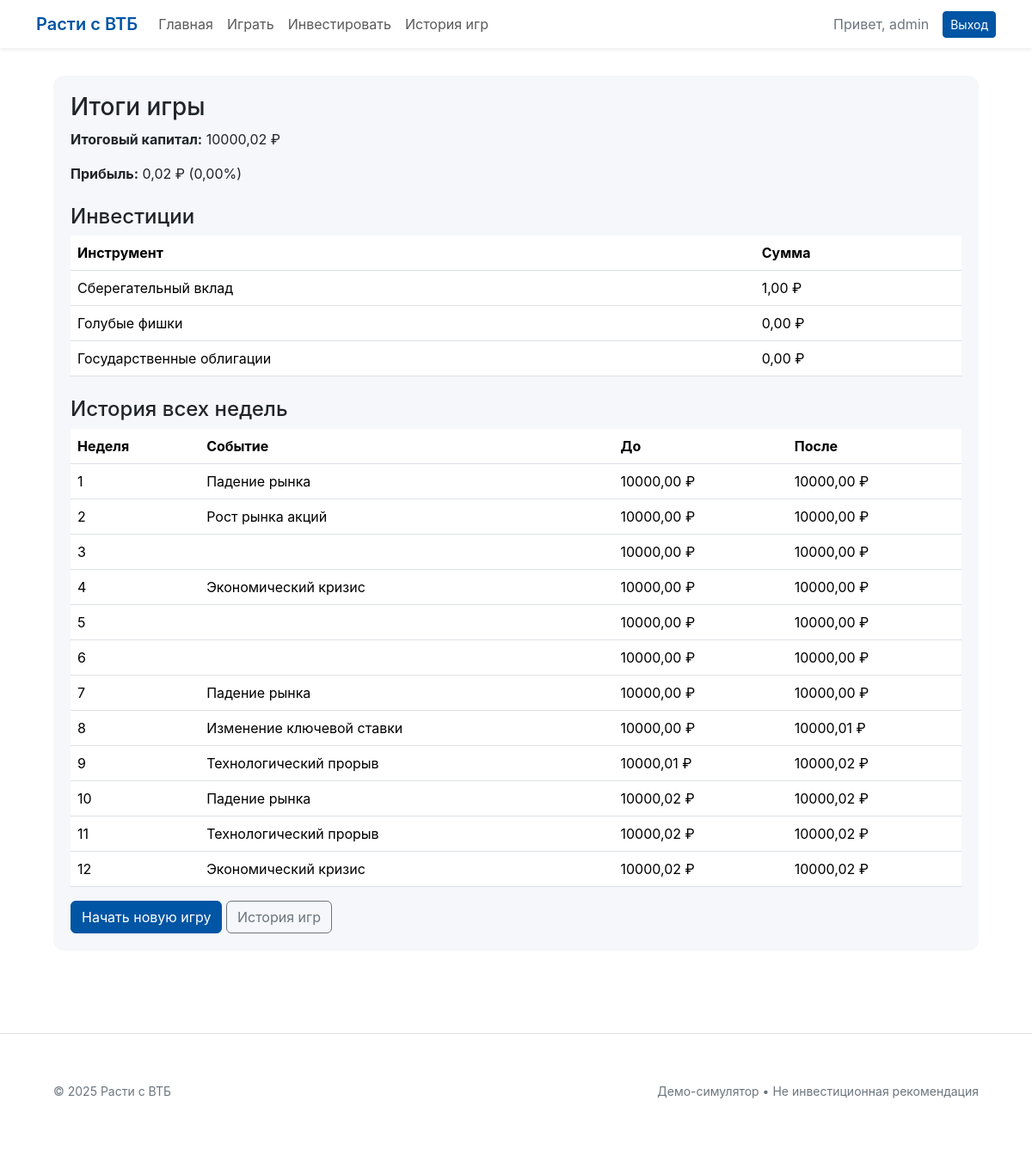
/game/results/ (signed in), run on the app's committed database.
### game/models.py (models this page shows, shortened)
class GameSession(models.Model):
    user = models.ForeignKey(User, on_delete=models.CASCADE, verbose_name='Пользователь')
    current_week = models.IntegerField(default=1, verbose_name='Текущая неделя')
    total_weeks = models.IntegerField(default=12, verbose_name='Всего недель')
    initial_capital = models.DecimalField(max_digits=12, decimal_places=2, default=10000, verbose_name='Начальный капитал')
    current_capital = models.DecimalField(max_digits=12, decimal_places=2, default=10000, verbose_name='Текущий капитал')
    is_finished = models.BooleanField(default=False, verbose_name='Завершена')
    created_at = models.DateTimeField(auto_now_add=True, verbose_name='Создана')
    finished_at = models.DateTimeField(null=True, blank=True, verbose_name='Завершена')

class Investment(models.Model):
    game_session = models.ForeignKey(GameSession, on_delete=models.CASCADE, related_name='investments')
    instrument = models.ForeignKey(InvestmentInstrument, on_delete=models.CASCADE, verbose_name='Инструмент')
    amount = models.DecimalField(max_digits=12, decimal_places=2, verbose_name='Сумма инвестиции')

class InvestmentInstrument(models.Model):
    INSTRUMENT_TYPES = [
        ('deposit', 'Банковский вклад'),
        ('stocks', 'Акции'),
        ('bonds', 'Облигации'),
    ]
    name = models.CharField(max_length=100, verbose_name='Название')
    instrument_type = models.CharField(max_length=20, choices=INSTRUMENT_TYPES, verbose_name='Тип инструмента')
    base_return = models.DecimalField(max_digits=5, decimal_places=2, verbose_name='Базовая доходность (%)')
    risk_level = models.IntegerField(choices=[(1, 'Низкий'), (2, 'Средний'), (3, 'Высокий')], verbose_name='Уровень риска')
    description = models.TextField(verbose_name='Описание')

class GameTurn(models.Model):
    game_session = models.ForeignKey(GameSession, on_delete=models.CASCADE, related_name='turns')
    week_number = models.IntegerField(verbose_name='Номер недели')
    event = models.ForeignKey(MarketEvent, on_delete=models.SET_NULL, null=True, blank=True, verbose_name='Событие')
    capital_before = models.DecimalField(max_digits=12, decimal_places=2, verbose_name='Капитал до')
    capital_after = models.DecimalField(max_digits=12, decimal_places=2, verbose_name='Капитал после')
    created_at = models.DateTimeField(auto_now_add=True, verbose_name='Создан')

class MarketEvent(models.Model):
    EVENT_TYPES = [
        ('positive', 'Положительное'),
        ('negative', 'Отрицательное'),
        ('neutral', 'Нейтральное'),
    ]
    name = models.CharField(max_length=200, verbose_name='Название события')
    event_type = models.CharField(max_length=20, choices=EVENT_TYPES, verbose_name='Тип события')
    description = models.TextField(verbose_name='Описание')
    affected_instruments = models.ManyToManyField(InvestmentInstrument, verbose_name='Затронутые инструменты')
    return_modifier = models.DecimalField(max_digits=5, decimal_places=2, verbose_name='Модификатор доходности (%)')

### game/views.py (the view)
# urls.py: path('results/', views.results_view, name='results'),
@login_required
def results_view(request):
    game_session = GameSession.objects.filter(
        user=request.user,
        is_finished=True
    ).order_by('-finished_at').first()
    if not game_session:
        messages.error(request, "Нет завершённых игр.")
        return redirect('game:game')
    total_profit = game_session.current_capital - game_session.initial_capital
    profit_percentage = (total_profit / game_session.initial_capital) * 100
    context = {
        'game_session': game_session,
        'total_profit': total_profit,
        'profit_percentage': profit_percentage,
        'investments': game_session.investments.all(),
        'turns': game_session.turns.all().order_by('week_number'),
    }
    return render(request, 'game/result.html', context)

### game/templates/game/result.html (shortened to what this page needs)
{% extends 'base.html' %}
{% block content %}
<div class="custom-card">
  <h3>Итоги игры</h3>
  <p><strong>Итоговый капитал:</strong> {{ game_session.current_capital }} ₽</p>
  <p><strong>Прибыль:</strong> {{ total_profit }} ₽ ({{ profit_percentage|floatformat:2 }}%)</p>
  <h4 class="mt-4">Инвестиции</h4>
  <table class="table">
    <thead><tr><th>Инструмент</th><th>Сумма</th></tr></thead>
    <tbody>
      {% for inv in investments %}
      <tr>
        <td>{{ inv.instrument.name }}</td>
        <td>{{ inv.amount }} ₽</td>
      </tr>
      {% endfor %}
    </tbody>
  </table>
  <h4 class="mt-4">История всех недель</h4>
  <table class="table">
    <thead>
      <tr>
        <th>Неделя</th>
        <th>Событие</th>
        <th>До</th>
        <th>После</th>
      </tr>
    </thead>
    <tbody>
      {% for t in turns %}
      <tr>
        <td>{{ t.week_number }}</td>
        <td>{{ t.event.name }}</td>
        <td>{{ t.capital_before }} ₽</td>
        <td>{{ t.capital_after }} ₽</td>
      </tr>
      {% endfor %}
    </tbody>
  </table>
  <a href="{% url 'game:new_game' %}" class="btn vtb-btn">Начать новую игру</a>
  <a href="{% url 'game:history' %}" class="btn btn-outline-secondary">История игр</a>
</div>
{% endblock %}

### game/templates/base.html (shortened to what this page needs)
{% load django_bootstrap5 %}
<!doctype html>
<html lang="ru">
<head>
  {% bootstrap_css %}
</head>
<body>
  <nav class="navbar navbar-expand-lg bg-white shadow-sm">
    <div class="container">
      <a class="navbar-brand" href="{% url 'index' %}">Расти с ВТБ</a>
      <div class="collapse navbar-collapse" id="nav">
        <ul class="navbar-nav me-auto">
          <li class="nav-item"><a class="nav-link" href="{% url 'index' %}">Главная</a></li>
          <li class="nav-item"><a class="nav-link" href="{% url 'game:new_game' %}">Играть</a></li>
          <li class="nav-item"><a class="nav-link" href="{% url 'game:invest' %}">Инвестировать</a></li>
          <li class="nav-item"><a class="nav-link" href="{% url 'game:history' %}">История игр</a></li>
        </ul>
        <ul class="navbar-nav ms-auto">
          {% if user.is_authenticated %}
            <li class="nav-item me-3 d-flex align-items-center">
              <span class="muted">Привет, {{ user.username }}</span>
            </li>
            <li class="nav-item">
              <a class="btn vtb-btn btn-sm" href="{% url 'logout' %}">Выход</a>
            </li>
          {% endif %}
        </ul>
      </div>
    </div>
  </nav>
  <main class="container container-main">
    {% block content %}{% endblock %}
  </main>
  <footer class="mt-5 py-4 bg-white border-top">
    <div class="container container-main d-flex justify-content-between">
      <div class="small muted">© 2025 Расти с ВТБ</div>
      <div class="small muted">Демо-симулятор • Не инвестиционная рекомендация</div>
    </div>
  </footer>
</body>
</html>

### game/templates/base.html (style rules this page uses)
:root { --vtb-blue: #0055A4; --vtb-deep: #003A75; --vtb-accent: #4DA3FF; --card-bg: #F5F7FA; --page-bg: #ffffff; --muted:#6c757d; }
html, body { height: 100%; }
body { min-height: 100vh; display: flex; flex-direction: column; background: var(--page-bg); font-family: Inter, system-ui, Arial; }
main { flex: 1 0 auto; }
footer { flex-shrink: 0; }
.navbar-brand { font-weight: 600; color: var(--vtb-blue) !important; }
.vtb-btn { background-color: var(--vtb-blue); color: #fff; border-color: var(--vtb-blue); }
.custom-card { background: var(--card-bg); border-radius: 12px; border: none; padding: 20px; }
.muted { color: var(--muted); }
.container-main { max-width: 1100px; margin-top: 32px; margin-bottom: 48px; }

### data on the page
GameSession: current_capital "10000,02"
Investment: instrument.name "Сберегательный вклад", amount "1,00"
Investment: instrument.name "Голубые фишки", amount "0,00"
Investment: instrument.name "Государственные облигации", amount "0,00"
GameTurn: week_number "1", event.name "Падение рынка", capital_before "10000,00", capital_after "10000,00"
GameTurn: week_number "2", event.name "Рост рынка акций", capital_before "10000,00", capital_after "10000,00"
GameTurn: week_number "3", capital_before "10000,00", capital_after "10000,00"
GameTurn: week_number "4", event.name "Экономический кризис", capital_before "10000,00", capital_after "10000,00"
GameTurn: week_number "5", capital_before "10000,00", capital_after "10000,00"
GameTurn: week_number "6", capital_before "10000,00", capital_after "10000,00"
GameTurn: week_number "7", event.name "Падение рынка", capital_before "10000,00", capital_after "10000,00"
GameTurn: week_number "8", event.name "Изменение ключевой ставки", capital_before "10000,00", capital_after "10000,01"
GameTurn: week_number "9", event.name "Технологический прорыв", capital_before "10000,01", capital_after "10000,02"
GameTurn: week_number "10", event.name "Падение рынка", capital_before "10000,02", capital_after "10000,02"
GameTurn: week_number "11", event.name "Технологический прорыв", capital_before "10000,02", capital_after "10000,02"
GameTurn: week_number "12", event.name "Экономический кризис", capital_before "10000,02", capital_after "10000,02"

### other printed values
{{ user.username }} "admin"
{{ total_profit }} "0,02"
{{ profit_percentage|floatformat:2 }} "0,00"
